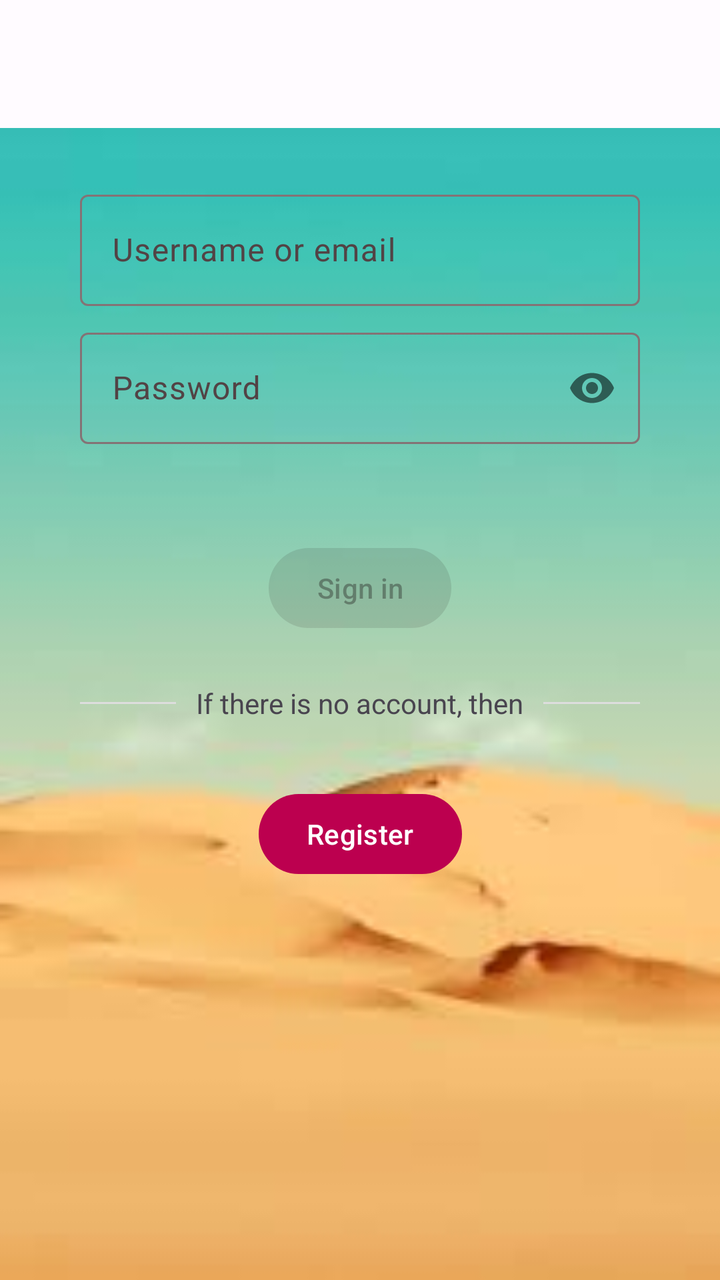
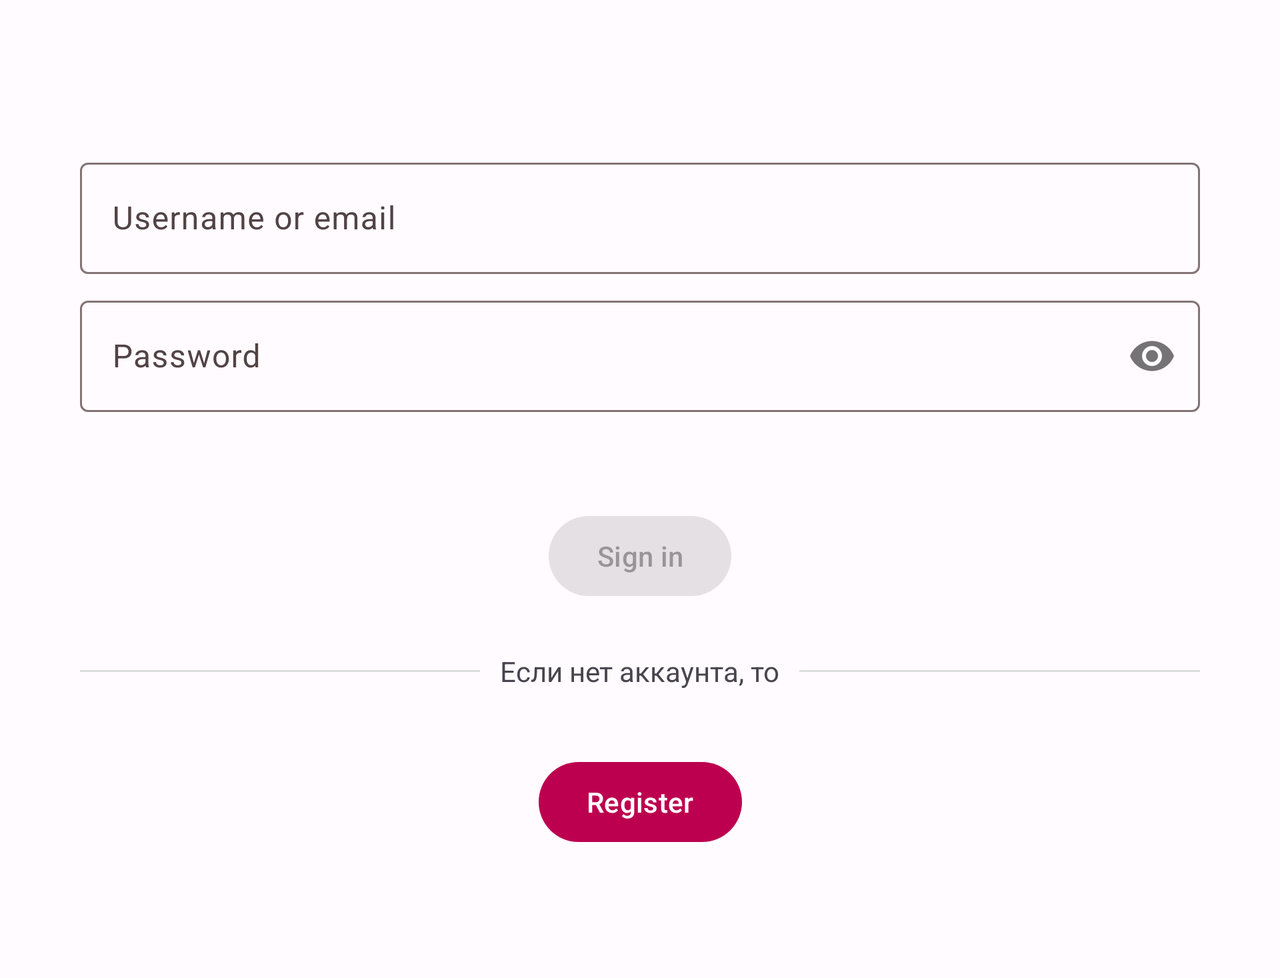

The same Android screen from two of the app's own layout files: first res/layout/ as a phone draws it, then the repository's variant for another configuration, drawn on a device whose configuration selects that folder. Both files follow.
<!-- AndroidManifest.xml: application theme AppTheme -->
<!-- res/layout/fragment_login.xml -->
<?xml version="1.0" encoding="utf-8"?>
<androidx.constraintlayout.widget.ConstraintLayout
    xmlns:android="http://schemas.android.com/apk/res/android"
    xmlns:app="http://schemas.android.com/apk/res-auto"
    android:layout_marginTop="?attr/actionBarSize"
    android:layout_width="match_parent"
    android:layout_height="match_parent">
    <ScrollView
        android:layout_width="match_parent"
        android:layout_height="match_parent"
        android:background="@drawable/bg_sky">

        <androidx.constraintlayout.widget.ConstraintLayout
            android:id="@+id/container"
            android:layout_width="match_parent"
            android:layout_height="wrap_content"
            android:paddingLeft="@dimen/fragment_horizontal_margin"
            android:paddingTop="@dimen/fragment_vertical_margin"
            android:paddingRight="@dimen/fragment_horizontal_margin"
            android:paddingBottom="@dimen/fragment_vertical_margin">

            <com.google.android.material.textfield.TextInputLayout
                android:id="@+id/usernameLayout"
                android:layout_width="0dp"
                android:layout_height="wrap_content"
                android:layout_marginStart="24dp"
                android:layout_marginTop="12dp"
                android:layout_marginEnd="24dp"
                app:layout_constraintEnd_toEndOf="parent"
                app:layout_constraintStart_toStartOf="parent"
                app:layout_constraintTop_toTopOf="parent">

                <com.google.android.material.textfield.TextInputEditText
                    android:id="@+id/username"
                    android:layout_width="match_parent"
                    android:layout_height="wrap_content"
                    android:ems="10"
                    android:hint="@string/prompt_email"
                    android:inputType="textEmailAddress"
                    android:selectAllOnFocus="true" />

            </com.google.android.material.textfield.TextInputLayout>

            <com.google.android.material.textfield.TextInputLayout
                android:id="@+id/passwordLayout"
                android:layout_width="0dp"
                android:layout_height="wrap_content"
                android:layout_marginStart="24dp"
                android:layout_marginTop="8dp"
                android:layout_marginEnd="24dp"
                app:passwordToggleEnabled="true"
                app:layout_constraintEnd_toEndOf="parent"
                app:layout_constraintStart_toStartOf="parent"
                app:layout_constraintTop_toBottomOf="@+id/usernameLayout">

                <com.google.android.material.textfield.TextInputEditText
                    android:id="@+id/password"
                    android:layout_width="match_parent"
                    android:layout_height="wrap_content"
                    android:ems="10"
                    android:hint="@string/prompt_password"
                    android:imeActionLabel="@string/action_sign_in_short"
                    android:imeOptions="actionDone"
                    android:inputType="textPassword"
                    android:selectAllOnFocus="false" />
            </com.google.android.material.textfield.TextInputLayout>

            <Button
                android:id="@+id/login"
                android:layout_width="wrap_content"
                android:layout_height="wrap_content"
                android:layout_gravity="start"
                android:layout_marginStart="48dp"
                android:layout_marginTop="48dp"
                android:layout_marginEnd="48dp"
                android:layout_marginBottom="64dp"
                android:enabled="false"
                android:text="@string/action_sign_in"
                app:layout_constraintEnd_toEndOf="parent"
                app:layout_constraintStart_toStartOf="parent"
                app:layout_constraintTop_toBottomOf="@+id/passwordLayout" />

            <RelativeLayout
                android:id="@+id/divider"
                android:layout_width="match_parent"
                android:layout_height="wrap_content"
                app:layout_constraintEnd_toEndOf="parent"
                app:layout_constraintStart_toStartOf="parent"
                app:layout_constraintTop_toBottomOf="@+id/login"
                android:layout_marginTop="24dp"
                android:layout_marginBottom="20dp"
                android:layout_marginStart="24dp"
                android:layout_marginEnd="24dp">

                <TextView
                    android:id="@+id/tvText"
                    android:layout_width="wrap_content"
                    android:layout_height="wrap_content"
                    android:layout_centerInParent="true"
                    android:layout_marginLeft="10dp"
                    android:layout_marginRight="10dp"
                    android:text="@string/login_divider_text" />

                <View
                    android:layout_width="match_parent"
                    android:layout_height="1dp"
                    android:layout_centerVertical="true"
                    android:layout_marginStart="0dp"
                    android:layout_toStartOf="@id/tvText"
                    android:background="@color/grey_light" />

                <View
                    android:layout_width="match_parent"
                    android:layout_height="1dp"
                    android:layout_centerVertical="true"
                    android:layout_marginEnd="0dp"
                    android:layout_toEndOf="@id/tvText"
                    android:background="@color/grey_light" />
            </RelativeLayout>

            <Button
                android:id="@+id/registration"
                android:layout_width="wrap_content"
                android:layout_height="wrap_content"
                android:layout_gravity="start"
                android:layout_marginStart="48dp"
                android:layout_marginTop="32dp"
                android:layout_marginEnd="48dp"
                android:layout_marginBottom="64dp"
                android:enabled="true"
                android:text="@string/action_registration"
                app:layout_constraintEnd_toEndOf="parent"
                app:layout_constraintStart_toStartOf="parent"
                app:layout_constraintTop_toBottomOf="@+id/divider" />

            <ProgressBar
                android:id="@+id/loading"
                android:layout_width="wrap_content"
                android:layout_height="wrap_content"
                android:layout_gravity="center"
                android:layout_marginStart="32dp"
                android:layout_marginTop="64dp"
                android:layout_marginEnd="32dp"
                android:layout_marginBottom="64dp"
                android:visibility="gone"
                app:layout_constraintEnd_toEndOf="@+id/passwordLayout"
                app:layout_constraintStart_toStartOf="@+id/passwordLayout"
                app:layout_constraintTop_toBottomOf="@+id/registration"/>
        </androidx.constraintlayout.widget.ConstraintLayout>
    </ScrollView>
</androidx.constraintlayout.widget.ConstraintLayout>
<!-- resources referenced by this layout -->
<resources>
  <color name="grey_light">#DDDDDD</color>
  <dimen name="fragment_horizontal_margin">16dp</dimen>
  <dimen name="fragment_vertical_margin">16dp</dimen>
  <string name="action_registration">Register</string>
  <string name="action_sign_in">Sign in</string>
  <string name="action_sign_in_short">Sign in</string>
  <string name="login_divider_text">If there is no account, then</string>
  <string name="prompt_email">Username or email</string>
  <string name="prompt_password">Password</string>
  <color name="md_theme_light_primary">#BC004F</color>
  <color name="md_theme_light_onPrimary">#FFFFFF</color>
  <color name="md_theme_light_primaryContainer">#FFD9DE</color>
  <color name="md_theme_light_onPrimaryContainer">#3F0016</color>
  <color name="md_theme_light_secondary">#75565B</color>
  <color name="md_theme_light_onSecondary">#FFFFFF</color>
  <color name="md_theme_light_secondaryContainer">#FFD9DE</color>
  <color name="md_theme_light_onSecondaryContainer">#2B1519</color>
  <color name="md_theme_light_tertiary">#7A5832</color>
  <color name="md_theme_light_onTertiary">#FFFFFF</color>
  <color name="md_theme_light_tertiaryContainer">#FFDCBB</color>
  <color name="md_theme_light_onTertiaryContainer">#2C1700</color>
  <color name="md_theme_light_error">#BA1A1A</color>
  <color name="md_theme_light_errorContainer">#FFDAD6</color>
  <color name="md_theme_light_onError">#FFFFFF</color>
  <color name="md_theme_light_onErrorContainer">#410002</color>
  <color name="md_theme_light_background">#FFFBFF</color>
  <color name="md_theme_light_onBackground">#201A1B</color>
  <color name="md_theme_light_surface">#FFFBFF</color>
  <color name="md_theme_light_onSurface">#201A1B</color>
  <color name="md_theme_light_surfaceVariant">#F3DDE0</color>
  <color name="md_theme_light_onSurfaceVariant">#524345</color>
  <color name="md_theme_light_outline">#847375</color>
  <color name="md_theme_light_inverseOnSurface">#FAEEEE</color>
  <color name="md_theme_light_inverseSurface">#362F2F</color>
  <color name="md_theme_light_inversePrimary">#FFB2BF</color>
  <style name="Widget.App.CardView" parent="Widget.Material3.CardView.Filled">
          <item name="materialThemeOverlay">@style/ThemeOverlay.App.Card</item>
      </style>
  <style name="ThemeOverlay.App.BottomSheetDialog" parent="ThemeOverlay.Material3.BottomSheetDialog">
          <item name="android:navigationBarColor" tools:ignore="NewApi">@android:color/transparent</item>
      </style>
  <style name="SettingsPopupMenu" parent="Widget.Material3.PopupMenu">
          <item name="android:textColor">@color/md_theme_light_onSurface</item>
          <item name="android:itemBackground">@color/transparent</item>
          <item name="android:popupBackground">@drawable/popup_menu_background_rounded</item>
      </style>
  <!-- drawable popup_menu_background_rounded (drawable) -->
  <?xml version="1.0" encoding="UTF-8"?>
  <shape xmlns:android="http://schemas.android.com/apk/res/android">
      <solid android:color="?attr/colorSurface"/>
      <corners
          android:radius="10dp"/>
      <padding
          android:bottom="8dp"
          android:top="8dp"/>
  </shape>
  <style name="ThemeOverlay.App.Card" parent="">
          <item name="colorSecondary">@color/shrine_card_100</item>
          <item name="colorSurface">@color/shrine_card_100</item>
          <item name="colorSurfaceVariant">@color/shrine_card_100</item>
      </style>
  <color name="transparent">#00000000</color>
  <color name="shrine_card_100">#eBecef</color>
</resources>
<!-- res/layout-land/fragment_login.xml (the repository's variant of the layout above) -->
<!-- drawn on the phone turned sideways -->
<?xml version="1.0" encoding="utf-8"?>
<ScrollView
    xmlns:app="http://schemas.android.com/apk/res-auto"
    xmlns:android="http://schemas.android.com/apk/res/android"
    android:layout_width="match_parent"
    android:layout_height="match_parent"
    android:layout_marginTop="?attr/actionBarSize">

    <androidx.constraintlayout.widget.ConstraintLayout
        android:id="@+id/container"
        android:layout_width="match_parent"
        android:layout_height="wrap_content"
        android:paddingLeft="@dimen/fragment_horizontal_margin"
        android:paddingTop="0dp"
        android:paddingRight="@dimen/fragment_horizontal_margin"
        android:paddingBottom="64dp">

        <com.google.android.material.textfield.TextInputLayout
            android:id="@+id/usernameLayout"
            android:layout_width="0dp"
            android:layout_height="wrap_content"
            android:layout_marginStart="24dp"
            android:layout_marginTop="12dp"
            android:layout_marginEnd="24dp"
            app:layout_constraintEnd_toEndOf="parent"
            app:layout_constraintStart_toStartOf="parent"
            app:layout_constraintTop_toTopOf="parent">

            <com.google.android.material.textfield.TextInputEditText
                android:id="@+id/username"
                android:layout_width="match_parent"
                android:layout_height="wrap_content"
                android:ems="10"
                android:hint="@string/prompt_email"
                android:inputType="textEmailAddress"
                android:selectAllOnFocus="true" />

        </com.google.android.material.textfield.TextInputLayout>

        <com.google.android.material.textfield.TextInputLayout
            android:id="@+id/passwordLayout"
            android:layout_width="0dp"
            android:layout_height="wrap_content"
            android:layout_marginStart="24dp"
            android:layout_marginTop="8dp"
            android:layout_marginEnd="24dp"
            app:passwordToggleEnabled="true"
            app:layout_constraintEnd_toEndOf="parent"
            app:layout_constraintStart_toStartOf="parent"
            app:layout_constraintTop_toBottomOf="@+id/usernameLayout">

            <com.google.android.material.textfield.TextInputEditText
                android:id="@+id/password"
                android:layout_width="match_parent"
                android:layout_height="wrap_content"
                android:ems="10"
                android:hint="@string/prompt_password"
                android:imeActionLabel="@string/action_sign_in_short"
                android:imeOptions="actionDone"
                android:inputType="textPassword"
                android:selectAllOnFocus="true" />
        </com.google.android.material.textfield.TextInputLayout>

        <Button
            android:id="@+id/login"
            android:layout_width="wrap_content"
            android:layout_height="wrap_content"
            android:layout_gravity="start"
            android:layout_marginStart="48dp"
            android:layout_marginTop="48dp"
            android:layout_marginEnd="48dp"
            android:layout_marginBottom="64dp"
            android:enabled="false"
            android:text="@string/action_sign_in"
            app:layout_constraintEnd_toEndOf="parent"
            app:layout_constraintStart_toStartOf="parent"
            app:layout_constraintTop_toBottomOf="@+id/passwordLayout" />

        <RelativeLayout
            android:id="@+id/divider"
            android:layout_width="match_parent"
            android:layout_height="wrap_content"
            app:layout_constraintEnd_toEndOf="parent"
            app:layout_constraintStart_toStartOf="parent"
            app:layout_constraintTop_toBottomOf="@+id/login"
            android:layout_marginTop="24dp"
            android:layout_marginBottom="20dp"
            android:layout_marginStart="24dp"
            android:layout_marginEnd="24dp">

            <TextView
                android:id="@+id/tvText"
                android:layout_width="wrap_content"
                android:layout_height="wrap_content"
                android:layout_centerInParent="true"
                android:layout_marginLeft="10dp"
                android:layout_marginRight="10dp"
                android:text="Если нет аккаунта, то" />

            <View
                android:layout_width="match_parent"
                android:layout_height="1dp"
                android:layout_centerVertical="true"
                android:layout_marginStart="0dp"
                android:layout_toStartOf="@id/tvText"
                android:background="@color/grey_light" />

            <View
                android:layout_width="match_parent"
                android:layout_height="1dp"
                android:layout_centerVertical="true"
                android:layout_marginEnd="0dp"
                android:layout_toEndOf="@id/tvText"
                android:background="@color/grey_light" />
        </RelativeLayout>

        <Button
            android:id="@+id/registration"
            android:layout_width="wrap_content"
            android:layout_height="wrap_content"
            android:layout_gravity="start"
            android:layout_marginStart="48dp"
            android:layout_marginTop="32dp"
            android:layout_marginEnd="48dp"
            android:layout_marginBottom="64dp"
            android:enabled="true"
            android:text="@string/action_registration"
            app:layout_constraintEnd_toEndOf="parent"
            app:layout_constraintStart_toStartOf="parent"
            app:layout_constraintTop_toBottomOf="@+id/divider" />

        <ProgressBar
            android:id="@+id/loading"
            android:layout_width="wrap_content"
            android:layout_height="wrap_content"
            android:layout_gravity="center"
            android:layout_marginStart="32dp"
            android:layout_marginTop="64dp"
            android:layout_marginEnd="32dp"
            android:layout_marginBottom="64dp"
            android:visibility="gone"
            app:layout_constraintEnd_toEndOf="@+id/passwordLayout"
            app:layout_constraintStart_toStartOf="@+id/passwordLayout"
            app:layout_constraintTop_toBottomOf="@+id/registration"/>
    </androidx.constraintlayout.widget.ConstraintLayout>
</ScrollView>
<!-- resources referenced by the variant -->
<!-- as the phone turned sideways resolves them -->
<resources>
  <color name="grey_light">#DDDDDD</color>
  <dimen name="fragment_horizontal_margin">16dp</dimen>
  <string name="action_registration">Register</string>
  <string name="action_sign_in">Sign in</string>
  <string name="action_sign_in_short">Sign in</string>
  <string name="prompt_email">Username or email</string>
  <string name="prompt_password">Password</string>
  <color name="md_theme_light_primary">#BC004F</color>
  <color name="md_theme_light_onPrimary">#FFFFFF</color>
  <color name="md_theme_light_primaryContainer">#FFD9DE</color>
  <color name="md_theme_light_onPrimaryContainer">#3F0016</color>
  <color name="md_theme_light_secondary">#75565B</color>
  <color name="md_theme_light_onSecondary">#FFFFFF</color>
  <color name="md_theme_light_secondaryContainer">#FFD9DE</color>
  <color name="md_theme_light_onSecondaryContainer">#2B1519</color>
  <color name="md_theme_light_tertiary">#7A5832</color>
  <color name="md_theme_light_onTertiary">#FFFFFF</color>
  <color name="md_theme_light_tertiaryContainer">#FFDCBB</color>
  <color name="md_theme_light_onTertiaryContainer">#2C1700</color>
  <color name="md_theme_light_error">#BA1A1A</color>
  <color name="md_theme_light_errorContainer">#FFDAD6</color>
  <color name="md_theme_light_onError">#FFFFFF</color>
  <color name="md_theme_light_onErrorContainer">#410002</color>
  <color name="md_theme_light_background">#FFFBFF</color>
  <color name="md_theme_light_onBackground">#201A1B</color>
  <color name="md_theme_light_surface">#FFFBFF</color>
  <color name="md_theme_light_onSurface">#201A1B</color>
  <color name="md_theme_light_surfaceVariant">#F3DDE0</color>
  <color name="md_theme_light_onSurfaceVariant">#524345</color>
  <color name="md_theme_light_outline">#847375</color>
  <color name="md_theme_light_inverseOnSurface">#FAEEEE</color>
  <color name="md_theme_light_inverseSurface">#362F2F</color>
  <color name="md_theme_light_inversePrimary">#FFB2BF</color>
  <style name="Widget.App.CardView" parent="Widget.Material3.CardView.Filled">
          <item name="materialThemeOverlay">@style/ThemeOverlay.App.Card</item>
      </style>
  <style name="ThemeOverlay.App.BottomSheetDialog" parent="ThemeOverlay.Material3.BottomSheetDialog">
          <item name="android:navigationBarColor" tools:ignore="NewApi">@android:color/transparent</item>
      </style>
  <style name="SettingsPopupMenu" parent="Widget.Material3.PopupMenu">
          <item name="android:textColor">@color/md_theme_light_onSurface</item>
          <item name="android:itemBackground">@color/transparent</item>
          <item name="android:popupBackground">@drawable/popup_menu_background_rounded</item>
      </style>
  <!-- drawable popup_menu_background_rounded (drawable) -->
  <?xml version="1.0" encoding="UTF-8"?>
  <shape xmlns:android="http://schemas.android.com/apk/res/android">
      <solid android:color="?attr/colorSurface"/>
      <corners
          android:radius="10dp"/>
      <padding
          android:bottom="8dp"
          android:top="8dp"/>
  </shape>
  <style name="ThemeOverlay.App.Card" parent="">
          <item name="colorSecondary">@color/shrine_card_100</item>
          <item name="colorSurface">@color/shrine_card_100</item>
          <item name="colorSurfaceVariant">@color/shrine_card_100</item>
      </style>
  <color name="transparent">#00000000</color>
  <color name="shrine_card_100">#eBecef</color>
</resources>
